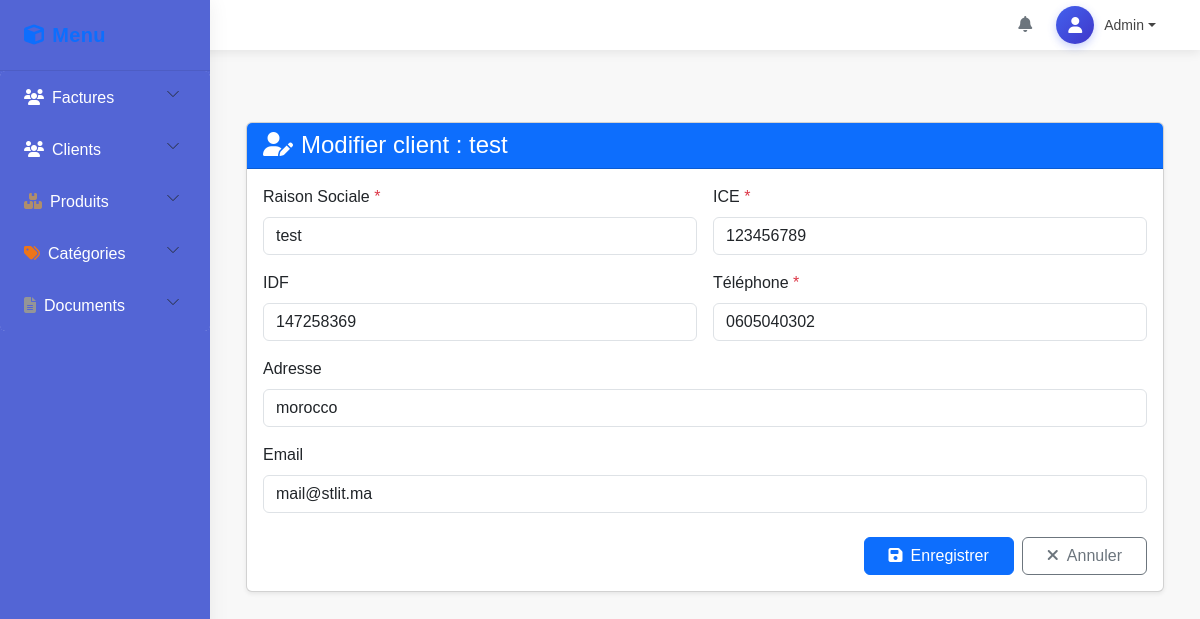
Page /clients/edit?id=2 on the earlier database version.
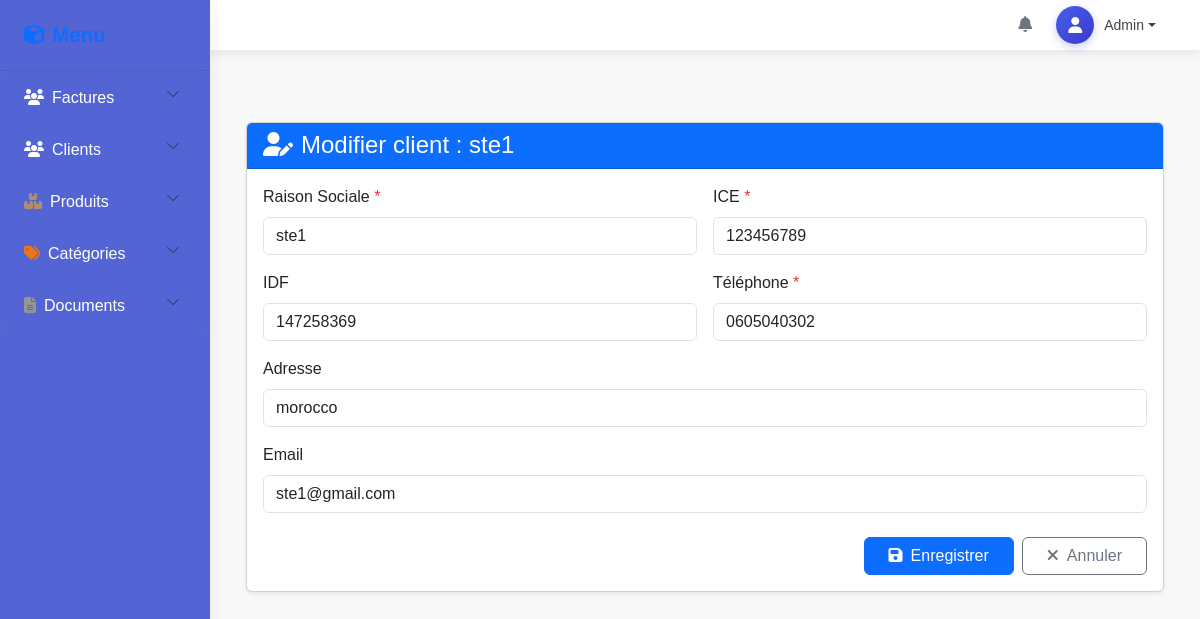
Same page on the later database version.
### tables this page shows
CREATE TABLE `clients` (
  `id` int(11) NOT NULL,
  `nom_ste` varchar(255) NOT NULL,
  `ice` int(11) DEFAULT NULL,
  `idf` int(11) DEFAULT NULL,
  `adresse` varchar(255) DEFAULT NULL,
  `email` varchar(255) DEFAULT NULL,
  `telephone` varchar(15) DEFAULT NULL
);

### app/controllers/ClientController.php (called while the page is built, shortened)
<?php
require_once MODEL_PATH . '/ClientModel.php';
class ClientController {
    private $clientModel;
    public function __construct($db) {
        $this->clientModel = new ClientModel($db);
    }
    public function edit() {
        $client = $this->clientModel->getClientById($_GET['id']);
        include VIEW_PATH . '/layouts/main.php';
    }
}

### app/models/ClientModel.php (called while the page is built, shortened)
<?php
class ClientModel {
    public $db;
    public function __construct($dbConnection) {
        $this->db = $dbConnection;
    }
    public function getClientById($id) {
        try {
            $query = "SELECT * FROM clients WHERE id = :id";
            $stmt = $this->db->prepare($query);
            $stmt->execute(['id' => $id]);
            return $stmt->fetch(PDO::FETCH_ASSOC);
        } catch (PDOException $e) {
            error_log("Database error: " . $e->getMessage());
            return false;
        }
    }
}

### app/views/pages/clients/edit.php (the view, shortened to what this page needs)
<div class="container mt-5">
    <div class="card shadow-sm">
        <div class="card-header bg-primary text-white">
            <h1 class="h4 mb-0"><i class="fas fa-user-edit me-2"></i>Modifier client : <?= htmlspecialchars($client['nom_ste']) ?></h1>
        </div>
        <div class="card-body">
            <form method="post" action="/stage/clients/update" enctype="multipart/form-data" class="needs-validation" novalidate>
                <div class="row g-3">
                    <div class="col-md-6">
                        <label for="nom_ste" class="form-label">Raison Sociale <span class='text-danger'>*</span></label>
                        <input type="text" class="form-control" id="nom_ste" name="nom_ste"
                               value="<?= htmlspecialchars($client['nom_ste'] ?? '') ?>" required>
                    </div>
                    <div class="col-md-6">
                        <label for="ice" class="form-label">ICE <span class='text-danger'>*</span></label>
                        <input type="text" class="form-control" id="ice" name="ice"
                               value="<?= htmlspecialchars($client['ice'] ?? '') ?>" required>
                    </div>
                    <div class="col-md-6">
                        <label for="idf" class="form-label">IDF</label>
                        <input type="text" class="form-control" id="idf" name="idf"
                               value="<?= htmlspecialchars($client['idf'] ?? '') ?>">
                    </div>
                    <div class="col-md-6">
                        <label for="telephone" class="form-label">Téléphone <span class='text-danger'>*</span></label>
                        <input type="text" class="form-control" id="telephone" name="telephone"
                               value="<?= htmlspecialchars($client['telephone'] ?? '') ?>" required>
                    </div>
                    <div class="col-12">
                        <label for="adresse" class="form-label">Adresse</label>
                        <input type="text" class="form-control" id="adresse" name="adresse"
                               value="<?= htmlspecialchars($client['adresse'] ?? '') ?>">
                    </div>
                    <div class="col-md-12">
                        <label for="email" class="form-label">Email</label>
                        <input type="email" class="form-control" id="email" name="email"
                               value="<?= htmlspecialchars($client['email'] ?? '') ?>">
                    </div>
                </div>
                <div class="d-grid gap-2 d-md-flex justify-content-md-end mt-4">
                    <button type="submit" class="btn btn-primary px-4">
                        <i class="fas fa-save me-2"></i>Enregistrer
                    </button>
                    <a href="/stage/clients" class="btn btn-outline-secondary px-4">
                        <i class="fas fa-times me-2"></i>Annuler
                    </a>
                </div>
            </form>
        </div>
    </div>
</div>

Differences in the rows shown:
changed clients "morocco": nom_ste "test" → "ste1"; email "mail@stlit.ma" → "ste1@gmail.com"
